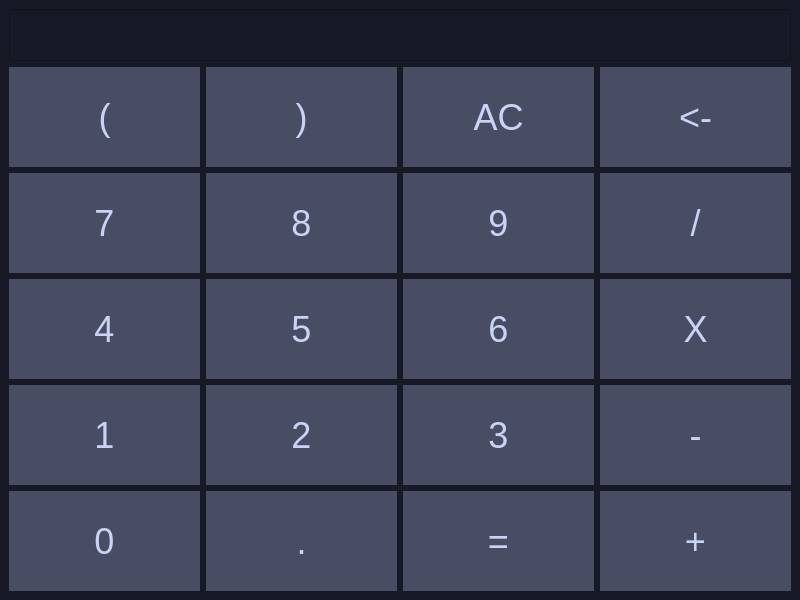
<?xml version="1.0" encoding="UTF-8"?>
<ui version="4.0">
 <class>GitleCalculator</class>
 <widget class="QMainWindow" name="GitleCalculator">
  <property name="geometry">
   <rect>
    <x>0</x>
    <y>0</y>
    <width>800</width>
    <height>600</height>
   </rect>
  </property>
  <property name="windowTitle">
   <string>MainWindow</string>
  </property>
  <widget class="QWidget" name="centralwidget">
   <property name="styleSheet">
    <string notr="true">QWidget {
        background-color: #181926;
        color: #cad3f5;
        width: 100%;
        }

        QPushButton {
        background-color: #494d64;
        border-radius: 0px;
        font-size: 36px;
		height: 100%;
        min-height: 100px;
        min-width: 100px;
        }

        QLineEdit {
        min-height: 46px;
        font-size: 36px;
        text-align: right;
          }</string>
   </property>
   <layout class="QGridLayout" name="gridLayout">
    <item row="4" column="3">
     <widget class="QPushButton" name="buttonMinus">
      <property name="text">
       <string>-</string>
      </property>
     </widget>
    </item>
    <item row="1" column="2">
     <widget class="QPushButton" name="buttonAllClear">
      <property name="text">
       <string>AC</string>
      </property>
     </widget>
    </item>
    <item row="4" column="0">
     <widget class="QPushButton" name="buttonOne">
      <property name="text">
       <string>1</string>
      </property>
     </widget>
    </item>
    <item row="2" column="1">
     <widget class="QPushButton" name="buttonEight">
      <property name="text">
       <string>8</string>
      </property>
     </widget>
    </item>
    <item row="3" column="3">
     <widget class="QPushButton" name="buttonMultiply">
      <property name="text">
       <string>X</string>
      </property>
     </widget>
    </item>
    <item row="1" column="0">
     <widget class="QPushButton" name="buttonLeftParenthesis">
      <property name="text">
       <string>(</string>
      </property>
     </widget>
    </item>
    <item row="2" column="3">
     <widget class="QPushButton" name="buttonDivide">
      <property name="text">
       <string>/</string>
      </property>
     </widget>
    </item>
    <item row="5" column="2">
     <widget class="QPushButton" name="buttonEquals">
      <property name="text">
       <string>=</string>
      </property>
     </widget>
    </item>
    <item row="5" column="0">
     <widget class="QPushButton" name="buttonZero">
      <property name="text">
       <string>0</string>
      </property>
     </widget>
    </item>
    <item row="4" column="1">
     <widget class="QPushButton" name="buttonTwo">
      <property name="styleSheet">
       <string notr="true">background-color: #494d64;
              border-radius: 0px;
                min-height: 100px;</string>
      </property>
      <property name="text">
       <string>2</string>
      </property>
     </widget>
    </item>
    <item row="0" column="0" colspan="4">
     <widget class="QLineEdit" name="calcInput">
      <property name="minimumSize">
       <size>
        <width>0</width>
        <height>48</height>
       </size>
      </property>
     </widget>
    </item>
    <item row="4" column="2">
     <widget class="QPushButton" name="buttonThree">
      <property name="text">
       <string>3</string>
      </property>
     </widget>
    </item>
    <item row="5" column="1">
     <widget class="QPushButton" name="buttonDot">
      <property name="text">
       <string>.</string>
      </property>
     </widget>
    </item>
    <item row="2" column="2">
     <widget class="QPushButton" name="buttonNine">
      <property name="text">
       <string>9</string>
      </property>
     </widget>
    </item>
    <item row="1" column="3">
     <widget class="QPushButton" name="Backspace">
      <property name="text">
       <string>&lt;-</string>
      </property>
     </widget>
    </item>
    <item row="3" column="2">
     <widget class="QPushButton" name="buttonSix">
      <property name="text">
       <string>6</string>
      </property>
     </widget>
    </item>
    <item row="5" column="3">
     <widget class="QPushButton" name="buttonPlus">
      <property name="text">
       <string>+</string>
      </property>
     </widget>
    </item>
    <item row="3" column="1">
     <widget class="QPushButton" name="buttonFive">
      <property name="text">
       <string>5</string>
      </property>
     </widget>
    </item>
    <item row="2" column="0">
     <widget class="QPushButton" name="buttonSeven">
      <property name="text">
       <string>7</string>
      </property>
     </widget>
    </item>
    <item row="3" column="0">
     <widget class="QPushButton" name="buttonFour">
      <property name="text">
       <string>4</string>
      </property>
     </widget>
    </item>
    <item row="1" column="1">
     <widget class="QPushButton" name="buttonRightParenthesis">
      <property name="text">
       <string>)</string>
      </property>
     </widget>
    </item>
   </layout>
  </widget>
 </widget>
 <resources/>
 <connections/>
</ui>
